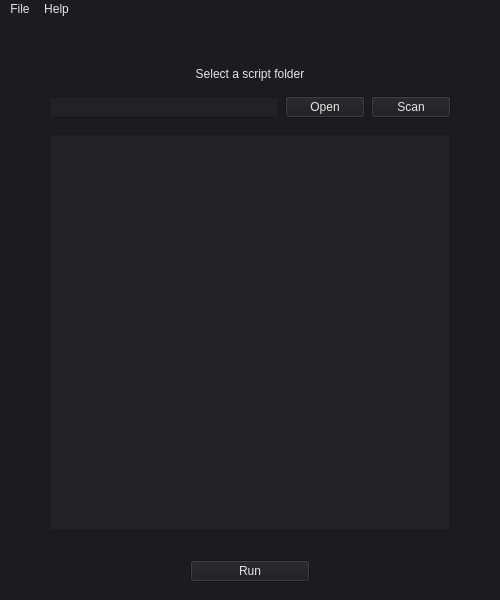
<?xml version="1.0" encoding="UTF-8"?>
<ui version="4.0">
 <author>Batik Studio</author>
 <class>MainWindow</class>
 <widget class="QMainWindow" name="MainWindow">
  <property name="enabled">
   <bool>true</bool>
  </property>
  <property name="geometry">
   <rect>
    <x>0</x>
    <y>0</y>
    <width>500</width>
    <height>600</height>
   </rect>
  </property>
  <property name="sizePolicy">
   <sizepolicy hsizetype="Preferred" vsizetype="Preferred">
    <horstretch>0</horstretch>
    <verstretch>0</verstretch>
   </sizepolicy>
  </property>
  <property name="minimumSize">
   <size>
    <width>500</width>
    <height>600</height>
   </size>
  </property>
  <property name="maximumSize">
   <size>
    <width>500</width>
    <height>600</height>
   </size>
  </property>
  <property name="font">
   <font>
    <family>Open Sans</family>
    <pointsize>11</pointsize>
    <italic>false</italic>
    <bold>false</bold>
   </font>
  </property>
  <property name="windowTitle">
   <string>Script Launcher</string>
  </property>
  <property name="windowIcon">
   <iconset>
    <normaloff>../share/icons/app_logo.png</normaloff>../share/icons/app_logo.png</iconset>
  </property>
  <property name="styleSheet">
   <string notr="true">background-color: rgb(28, 28, 32);
font: 300 11pt &quot;Open Sans&quot;;
color: rgb(230, 230, 230);</string>
  </property>
  <widget class="QWidget" name="centralwidget">
   <layout class="QHBoxLayout" name="horizontalLayout_2">
    <property name="spacing">
     <number>0</number>
    </property>
    <property name="leftMargin">
     <number>0</number>
    </property>
    <property name="topMargin">
     <number>0</number>
    </property>
    <property name="rightMargin">
     <number>0</number>
    </property>
    <property name="bottomMargin">
     <number>0</number>
    </property>
    <item>
     <widget class="QFrame" name="frame_main">
      <property name="frameShape">
       <enum>QFrame::NoFrame</enum>
      </property>
      <property name="frameShadow">
       <enum>QFrame::Raised</enum>
      </property>
      <layout class="QVBoxLayout" name="verticalLayout" stretch="0,0,0">
       <property name="spacing">
        <number>0</number>
       </property>
       <property name="bottomMargin">
        <number>9</number>
       </property>
       <item>
        <widget class="QFrame" name="frame_title">
         <property name="frameShape">
          <enum>QFrame::NoFrame</enum>
         </property>
         <property name="frameShadow">
          <enum>QFrame::Raised</enum>
         </property>
         <layout class="QVBoxLayout" name="verticalLayout_3">
          <property name="spacing">
           <number>16</number>
          </property>
          <item>
           <widget class="QLabel" name="label">
            <property name="text">
             <string/>
            </property>
            <property name="pixmap">
             <pixmap>../share/icons/top.png</pixmap>
            </property>
            <property name="alignment">
             <set>Qt::AlignCenter</set>
            </property>
           </widget>
          </item>
          <item>
           <widget class="QLabel" name="label_2">
            <property name="text">
             <string>Select a script folder</string>
            </property>
            <property name="alignment">
             <set>Qt::AlignCenter</set>
            </property>
           </widget>
          </item>
         </layout>
        </widget>
       </item>
       <item>
        <widget class="QFrame" name="Frame_folder">
         <property name="frameShape">
          <enum>QFrame::NoFrame</enum>
         </property>
         <property name="frameShadow">
          <enum>QFrame::Raised</enum>
         </property>
         <layout class="QHBoxLayout" name="horizontalLayout_3">
          <property name="leftMargin">
           <number>40</number>
          </property>
          <property name="topMargin">
           <number>6</number>
          </property>
          <property name="rightMargin">
           <number>40</number>
          </property>
          <property name="bottomMargin">
           <number>6</number>
          </property>
          <item>
           <widget class="QLineEdit" name="line_folder">
            <property name="styleSheet">
             <string notr="true">background-color: rgb(33, 33, 38);
selection-background-color: rgb(230, 75, 61);
color: rgb(240, 240, 240);
             </string>
            </property>
           </widget>
          </item>
          <item>
           <widget class="QPushButton" name="button_open">
            <property name="text">
             <string>Open</string>
            </property>
           </widget>
          </item>
          <item>
           <widget class="QPushButton" name="button_scan">
            <property name="text">
             <string>Scan</string>
            </property>
           </widget>
          </item>
         </layout>
        </widget>
       </item>
       <item>
        <widget class="QFrame" name="Frame_list">
         <property name="layoutDirection">
          <enum>Qt::LeftToRight</enum>
         </property>
         <property name="autoFillBackground">
          <bool>false</bool>
         </property>
         <property name="frameShape">
          <enum>QFrame::NoFrame</enum>
         </property>
         <property name="frameShadow">
          <enum>QFrame::Raised</enum>
         </property>
         <layout class="QVBoxLayout" name="verticalLayout_2">
          <property name="spacing">
           <number>20</number>
          </property>
          <property name="sizeConstraint">
           <enum>QLayout::SetDefaultConstraint</enum>
          </property>
          <property name="leftMargin">
           <number>40</number>
          </property>
          <property name="topMargin">
           <number>10</number>
          </property>
          <property name="rightMargin">
           <number>40</number>
          </property>
          <property name="bottomMargin">
           <number>0</number>
          </property>
          <item>
           <widget class="QListWidget" name="list_scripts">
            <property name="styleSheet">
             <string notr="true">background-color: rgb(33, 33, 38);
selection-background-color: rgb(230, 75, 61);
color: rgb(230, 230, 230);
             </string>
            </property>
           </widget>
          </item>
          <item>
           <widget class="QFrame" name="frame_launch">
            <property name="frameShape">
             <enum>QFrame::NoFrame</enum>
            </property>
            <property name="frameShadow">
             <enum>QFrame::Raised</enum>
            </property>
            <layout class="QGridLayout" name="gridLayout">
             <item row="0" column="0">
              <widget class="QPushButton" name="button_run">
               <property name="maximumSize">
                <size>
                 <width>120</width>
                 <height>100</height>
                </size>
               </property>
               <property name="layoutDirection">
                <enum>Qt::LeftToRight</enum>
               </property>
               <property name="text">
                <string>Run</string>
               </property>
               <property name="iconSize">
                <size>
                 <width>24</width>
                 <height>24</height>
                </size>
               </property>
              </widget>
             </item>
            </layout>
           </widget>
          </item>
         </layout>
        </widget>
       </item>
      </layout>
     </widget>
    </item>
   </layout>
  </widget>
  <widget class="QMenuBar" name="menubar">
   <property name="geometry">
    <rect>
     <x>0</x>
     <y>0</y>
     <width>500</width>
     <height>23</height>
    </rect>
   </property>
   <property name="styleSheet">
    <string notr="true">selection-background-color: rgb(61, 56, 70);</string>
   </property>
   <widget class="QMenu" name="menu_File">
    <property name="title">
     <string>File</string>
    </property>
    <addaction name="action_open_folder"/>
    <addaction name="action_run"/>
    <addaction name="action_default_dir"/>
    <addaction name="action_recover_dir"/>
    <addaction name="action_exit"/>
    <addaction name="separator"/>
   </widget>
   <widget class="QMenu" name="menuAbout">
    <property name="title">
     <string>Help</string>
    </property>
    <addaction name="action_about"/>
   </widget>
   <addaction name="menu_File"/>
   <addaction name="menuAbout"/>
  </widget>
  <action name="action_run">
   <property name="icon">
    <iconset>
     <normaloff>../share/icons/run-build.png</normaloff>../share/icons/run-build.png</iconset>
   </property>
   <property name="text">
    <string>Run Script</string>
   </property>
   <property name="shortcut">
    <string>Ctrl+R</string>
   </property>
  </action>
  <action name="action_recover_dir">
   <property name="icon">
    <iconset>
     <normaloff>../share/icons/edit-redo.png</normaloff>../share/icons/edit-redo.png</iconset>
   </property>
   <property name="text">
    <string>Recover the stored dir</string>
   </property>
  <property name="shortcut">
    <string>Ctrl+Z</string>
   </property>
  </action>
  <action name="action_exit">
   <property name="icon">
    <iconset>
     <normaloff>../share/icons/application-exit.png</normaloff>../share/icons/application-exit.png</iconset>
   </property>
   <property name="text">
    <string>Exit</string>
   </property>
   <property name="shortcut">
    <string>Ctrl+Q</string>
   </property>
  </action>
  <action name="action_open_folder">
   <property name="icon">
    <iconset>
     <normaloff>../share/icons/folder-open.png</normaloff>../share/icons/folder-open.png</iconset>
   </property>
   <property name="text">
    <string>Open folder</string>
   </property>
   <property name="shortcut">
    <string>Ctrl+O</string>
   </property>
  </action>
  <action name="action_about">
   <property name="icon">
    <iconset>
     <normaloff>../share/icons/help-about.png</normaloff>../share/icons/help-about.png</iconset>
   </property>
   <property name="text">
    <string>About</string>
   </property>
  </action>
  <action name="action_default_dir">
   <property name="icon">
    <iconset>
     <normaloff>../share/icons/sync.png</normaloff>../share/icons/sync.png</iconset>
   </property>
   <property name="text">
    <string>Set as default folder</string>
   </property>
   <property name="shortcut">
    <string>Ctrl+S</string>
   </property>
  </action>
 </widget>
 <resources/>
 <connections/>
</ui>
